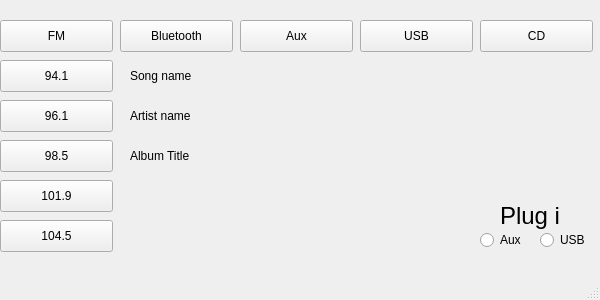
<?xml version="1.0" encoding="UTF-8"?>
<ui version="4.0">
 <class>MainWindow</class>
 <widget class="QMainWindow" name="MainWindow">
  <property name="geometry">
   <rect>
    <x>0</x>
    <y>0</y>
    <width>600</width>
    <height>300</height>
   </rect>
  </property>
  <property name="windowTitle">
   <string>MainWindow</string>
  </property>
  <widget class="QWidget" name="centralwidget">
   <widget class="QPushButton" name="button_94">
    <property name="geometry">
     <rect>
      <x>0</x>
      <y>60</y>
      <width>113</width>
      <height>32</height>
     </rect>
    </property>
    <property name="text">
     <string>94.1</string>
    </property>
   </widget>
   <widget class="QPushButton" name="button_96">
    <property name="geometry">
     <rect>
      <x>0</x>
      <y>100</y>
      <width>113</width>
      <height>32</height>
     </rect>
    </property>
    <property name="text">
     <string>96.1</string>
    </property>
   </widget>
   <widget class="QPushButton" name="button_98">
    <property name="geometry">
     <rect>
      <x>0</x>
      <y>140</y>
      <width>113</width>
      <height>32</height>
     </rect>
    </property>
    <property name="text">
     <string>98.5</string>
    </property>
   </widget>
   <widget class="QPushButton" name="button_101">
    <property name="geometry">
     <rect>
      <x>0</x>
      <y>180</y>
      <width>113</width>
      <height>32</height>
     </rect>
    </property>
    <property name="text">
     <string>101.9</string>
    </property>
   </widget>
   <widget class="QPushButton" name="button_104">
    <property name="geometry">
     <rect>
      <x>0</x>
      <y>220</y>
      <width>113</width>
      <height>32</height>
     </rect>
    </property>
    <property name="text">
     <string>104.5</string>
    </property>
   </widget>
   <widget class="QPushButton" name="button_fm">
    <property name="geometry">
     <rect>
      <x>0</x>
      <y>20</y>
      <width>113</width>
      <height>32</height>
     </rect>
    </property>
    <property name="text">
     <string>FM</string>
    </property>
   </widget>
   <widget class="QLabel" name="label_song">
    <property name="geometry">
     <rect>
      <x>130</x>
      <y>60</y>
      <width>181</width>
      <height>31</height>
     </rect>
    </property>
    <property name="text">
     <string>Song name</string>
    </property>
   </widget>
   <widget class="QLabel" name="label_artist">
    <property name="geometry">
     <rect>
      <x>130</x>
      <y>100</y>
      <width>181</width>
      <height>31</height>
     </rect>
    </property>
    <property name="text">
     <string>Artist name</string>
    </property>
   </widget>
   <widget class="QLabel" name="label_album">
    <property name="geometry">
     <rect>
      <x>130</x>
      <y>140</y>
      <width>181</width>
      <height>31</height>
     </rect>
    </property>
    <property name="text">
     <string>Album Title</string>
    </property>
   </widget>
   <widget class="QPushButton" name="button_bluetooth">
    <property name="geometry">
     <rect>
      <x>120</x>
      <y>20</y>
      <width>113</width>
      <height>32</height>
     </rect>
    </property>
    <property name="text">
     <string>Bluetooth</string>
    </property>
   </widget>
   <widget class="QPushButton" name="button_aux">
    <property name="geometry">
     <rect>
      <x>240</x>
      <y>20</y>
      <width>113</width>
      <height>32</height>
     </rect>
    </property>
    <property name="text">
     <string>Aux</string>
    </property>
   </widget>
   <widget class="QPushButton" name="button_usb">
    <property name="geometry">
     <rect>
      <x>360</x>
      <y>20</y>
      <width>113</width>
      <height>32</height>
     </rect>
    </property>
    <property name="text">
     <string>USB</string>
    </property>
   </widget>
   <widget class="QPushButton" name="button_cd">
    <property name="geometry">
     <rect>
      <x>480</x>
      <y>20</y>
      <width>113</width>
      <height>32</height>
     </rect>
    </property>
    <property name="text">
     <string>CD</string>
    </property>
   </widget>
   <widget class="QRadioButton" name="radioButton">
    <property name="geometry">
     <rect>
      <x>480</x>
      <y>230</y>
      <width>51</width>
      <height>20</height>
     </rect>
    </property>
    <property name="text">
     <string>Aux</string>
    </property>
   </widget>
   <widget class="QRadioButton" name="radioButton_2">
    <property name="geometry">
     <rect>
      <x>540</x>
      <y>230</y>
      <width>51</width>
      <height>20</height>
     </rect>
    </property>
    <property name="text">
     <string>USB</string>
    </property>
   </widget>
   <widget class="QLabel" name="label">
    <property name="geometry">
     <rect>
      <x>500</x>
      <y>200</y>
      <width>61</width>
      <height>31</height>
     </rect>
    </property>
    <property name="font">
     <font>
      <pointsize>18</pointsize>
     </font>
    </property>
    <property name="text">
     <string>Plug in</string>
    </property>
   </widget>
  </widget>
  <widget class="QMenuBar" name="menubar">
   <property name="geometry">
    <rect>
     <x>0</x>
     <y>0</y>
     <width>600</width>
     <height>24</height>
    </rect>
   </property>
  </widget>
  <widget class="QStatusBar" name="statusbar"/>
 </widget>
 <resources/>
 <connections/>
</ui>
